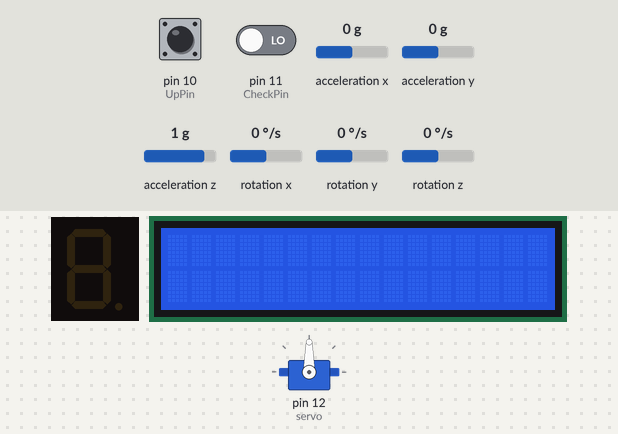
The sketch below on a simulated Arduino Uno, built with avr-gcc and run on an emulated ATmega328P. Shown: 1-digit seven-segment display, 16×2 character LCD, servo. Wiring (inferred from the names in the program): 1-digit 7-segment display, segments lit when HIGH: segments pin 3, pin 4, pin 5, pin 6, pin 7, pin 9, pin 8. The inputs (shaded band) are chosen by the test bench; at power-on: pin 11 (CheckPin) LOW, acceleration y 0 g, pin 10 (UpPin) HIGH, acceleration x 0 g, acceleration z 1 g, rotation x 0 °/s, rotation y 0 °/s, rotation z 0 °/s. The segment pins are drawn as the display they are named for; what the sketch prints to the serial monitor is not drawn.

Above: at 1.2 s.
1.3 s: pin 11 (CheckPin) driven HIGH
At 2.6 s:
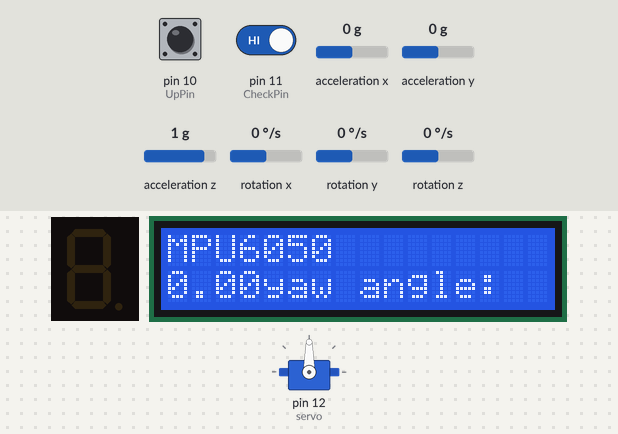
2.9 s: acceleration y set to -0.1 g
At 3.8 s:
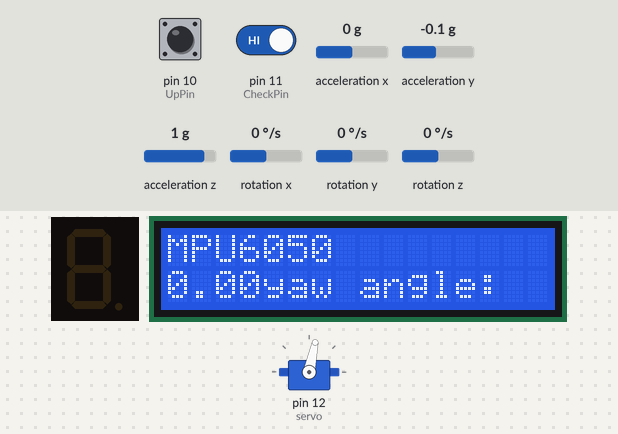
5.4 s: pin 10 (UpPin) pulled LOW for 0.15 s
At 5.57 s:
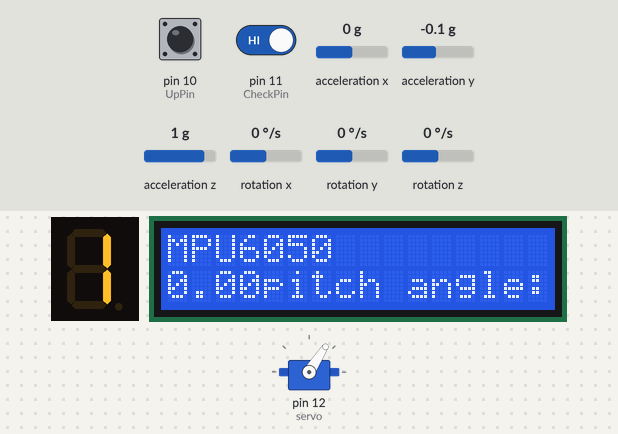
6.1 s: pin 10 (UpPin) pulled LOW for 1 s
At 6.26 s:
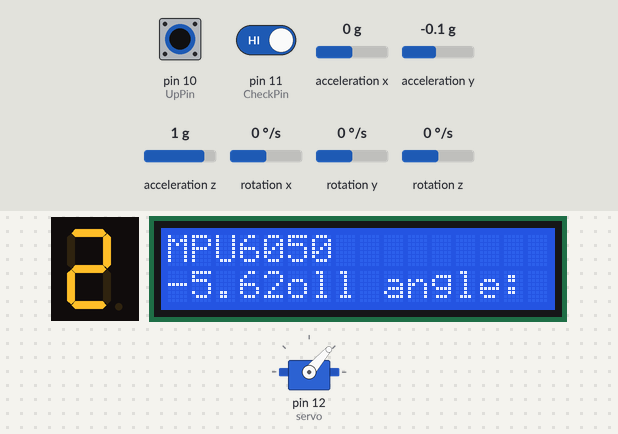
7.7 s: acceleration y set to 0.8 g
At 7.89 s:
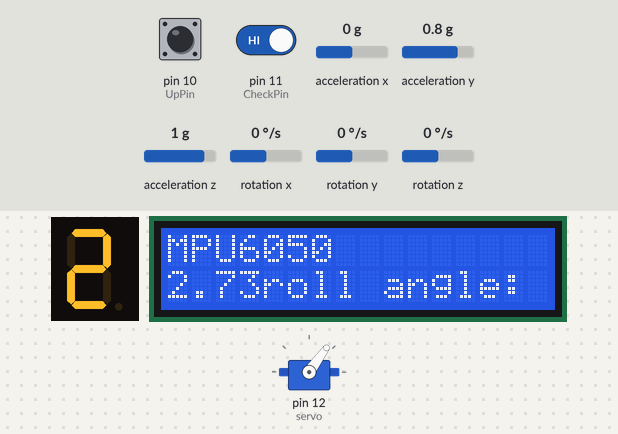
9.6 s: acceleration y set to -1.4 g
At 18.7 s:
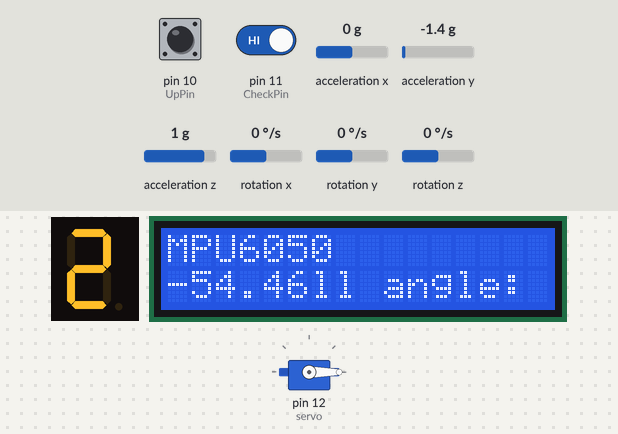
Timing chart, 0 to 20.2 s (numbered marks = the images above; inputs shaded):
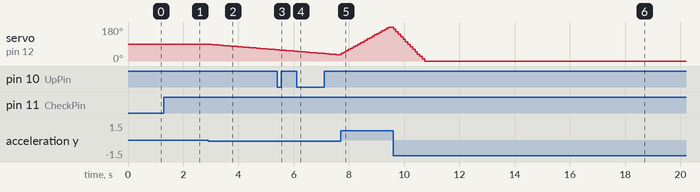

Measured:
- the behaviour switches between 0 and -0.1 g on acceleration y (found by bisection; images 1 and 2)
- after the input at 1.3 s, the display: changes after 0.13 s (image 1)
- after the input at 2.9 s, servo on pin 12 (servo): moves from 90° to 59° over 2.4 s, starting after 0.05 s
- after the input at 5.4 s, the display: changes after 0.16 s (image 3)
- after the input at 6.1 s, the display: changes after 0.15 s (image 4)
- after the input at 9.6 s, servo on pin 12 (servo): moves from 180° to 0° over 1.1 s, starting at once

The sketch:

Balanced_seesaw_and_value_display.ino
```cpp
#include "I2Cdev.h"
#include "MPU6050.h"
#include "Wire.h"
#include "LiquidCrystal_I2C.h"
#include <Servo.h>

MPU6050 accelgyro(0x68);
Servo servo;
LiquidCrystal_I2C lcd(0x27,16,2);

const int A = 3;
const int B = 4;
const int C = 5;
const int D = 6;
const int E = 7;
const int F = 9;
const int G = 8;
bool Bpress = false;
int UpPin = 10;
int CheckPin = 11;
int num = 0;
int ButtonUp = 0;
int LastButtonUp =0;
int ButtonCheck = 0;
int LastButtonCheck =0;
int16_t ax, ay, az;
int16_t gx, gy, gz;
double ax_offset, ay_offset, az_offset, gx_offset , gy_offset, gz_offset;
const double accel_factor = 4096, gyro_factor = 32.8;
double Pitch_angle, Roll_angle, Pitch_accel, Roll_accel, Yaw_angle;
const double RAD_TO_DAG = 180.0 / 3.14159265359;
double previous=90;
long previousTime;
long lastime;

void setup() {
  Serial.begin(115200);
  Wire.begin();
  lcd.begin();
  pinMode(A, OUTPUT);
  pinMode(B, OUTPUT);
  pinMode(C, OUTPUT);
  pinMode(D, OUTPUT);
  pinMode(E, OUTPUT);
  pinMode(F, OUTPUT);
  pinMode(G, OUTPUT);
  pinMode(UpPin,INPUT_PULLUP);
  Serial.println("Initializing I2C devices...");
  accelgyro.initialize();
  servo.attach(12);
  servo.write(90);
  //verify connection
  Serial.println("Testing device connections...");
  previousTime = millis();
}

double errorI=0;
void loop() {
  ButtonUp = digitalRead(UpPin);
  ButtonCheck = digitalRead(CheckPin);
  accelgyro.getMotion6(&ax, &ay, &az, &gx, &gy, &gz);
  SensorFusion();
  long nowTime = millis();
  double Time = (nowTime - previousTime)/1000.0;
  previousTime = nowTime;
  double errorP = map(ay,-17000,17000,-10,10);
  //Serial.println(Time);
  errorI += ay * Time;
  //Serial.println(errorI);
  double totalError = errorP + errorI * 0.000001;
  Serial.println(totalError);
  previous = previous + totalError;
  Serial.println(previous);
  if (previous > 180) {
    previous = 180;
  } else if (previous < 0) {
    previous = 0;
  }
  servo.write(previous);
  delay(50);
  ButtonFusion();
}

void SensorFusion() {
  double accx = ax - ax_offset, accy = ay - ay_offset, accz = az - az_offset ;
  int g_total = accx * accx + accy * accy + accz * accz;
  if (abs(g_total) < 33554432) {
    Pitch_accel = atan2(accx, sqrt(accy * accy + accz * accz)) * RAD_TO_DAG;
    Roll_accel = atan2(accy, accz) * RAD_TO_DAG;
  }
  //calculate gyro angle without any filter
  double dt = (millis() - lastime) / 1000.0;
  lastime = millis();
  Pitch_angle += (-(gy - gy_offset) / gyro_factor) * dt;
  Roll_angle += ((gx - gx_offset) / gyro_factor) * dt;
  Yaw_angle += (-(gz - gz_offset) / gyro_factor) * dt;
  //calculate the angle using a Complimentary filter
  Pitch_angle = 0.9 * Pitch_angle + 0.1 * Pitch_accel;
  Roll_angle = 0.9 * Roll_angle + 0.1 * Roll_accel;
}

void ButtonFusion() {
  if(ButtonUp != LastButtonUp) {
    if(ButtonUp == LOW) {
      Bpress = true;
      num++;
      if(num >= 3) {
        num = 0;
      }
    ChangeNum(num);
    }
  LastButtonUp = ButtonUp;
  }
  if(ButtonCheck == HIGH) {
    if(num == 0) {
      lcd.clear();
      lcd.setCursor(0,0);
      lcd.print("MPU6050");
      lcd.setCursor(0,1);
      lcd.print("The yaw angle:");
      lcd.setCursor(0,2);
      lcd.print(Yaw_angle);
    }
    if(num == 1) {
      lcd.clear();
      lcd.setCursor(0,0);
      lcd.print("MPU6050");
      lcd.setCursor(0,1);
      lcd.print("The pitch angle:");
      lcd.setCursor(0,2);
      lcd.print(Pitch_angle);
    }
    if(num == 2) {
      lcd.clear();
      lcd.setCursor(0,0);
      lcd.print("MPU6050");
      lcd.setCursor(0,1);
      lcd.print("The roll angle:");
      lcd.setCursor(0,2);
      lcd.print(Roll_angle);
    }
  }
}

void ChangeNum(int button1) {
  switch (button1) {
  case 0:
    digitalWrite(A, HIGH);
    digitalWrite(B, HIGH);
    digitalWrite(C, HIGH);
    digitalWrite(D, HIGH);
    digitalWrite(E, HIGH);
    digitalWrite(F, HIGH);
    digitalWrite(G, LOW);
    break;
  case 1:
    digitalWrite(A, LOW);
    digitalWrite(B, HIGH);
    digitalWrite(C, HIGH);
    digitalWrite(D, LOW);
    digitalWrite(E, LOW);
    digitalWrite(F, LOW);
    digitalWrite(G, LOW);
    break;
  case 2:
    digitalWrite(A, HIGH);
    digitalWrite(B, HIGH);
    digitalWrite(C, LOW);
    digitalWrite(D, HIGH);
    digitalWrite(E, HIGH);
    digitalWrite(F, LOW);
    digitalWrite(G, HIGH);
    break;
  }
}
```
